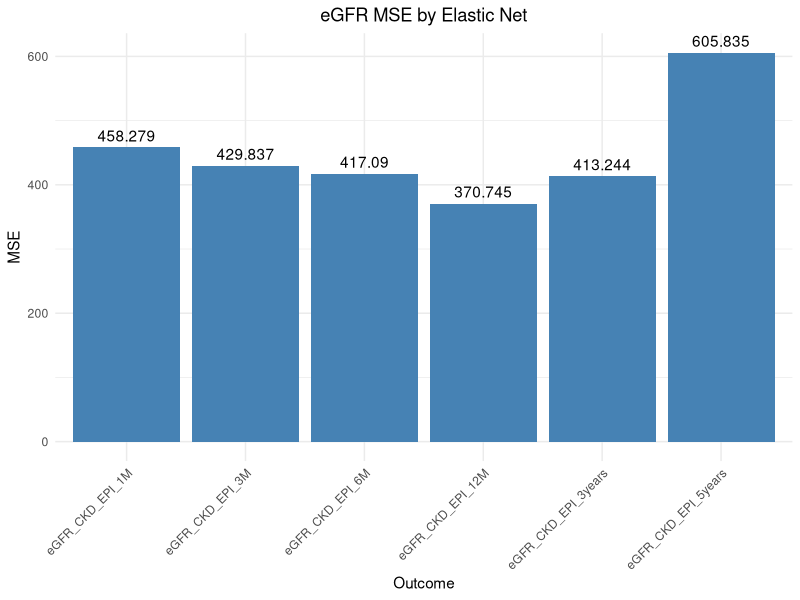
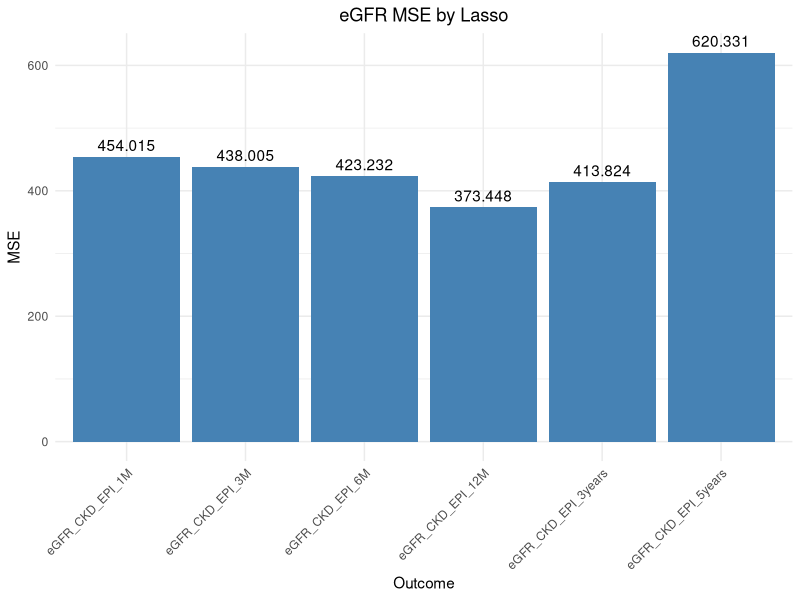
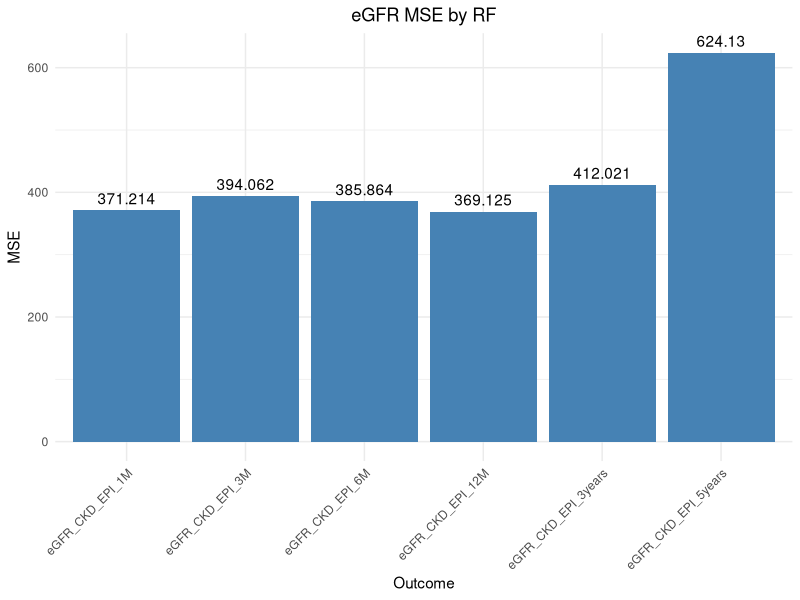
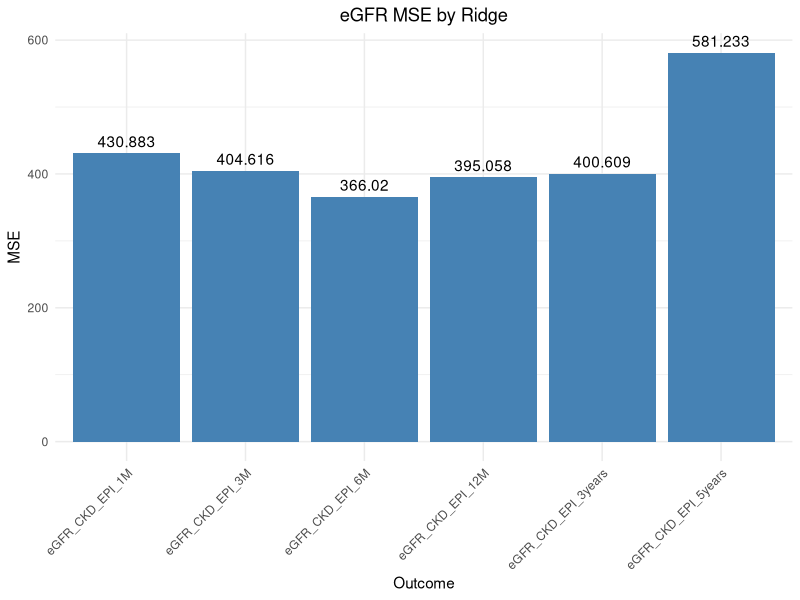
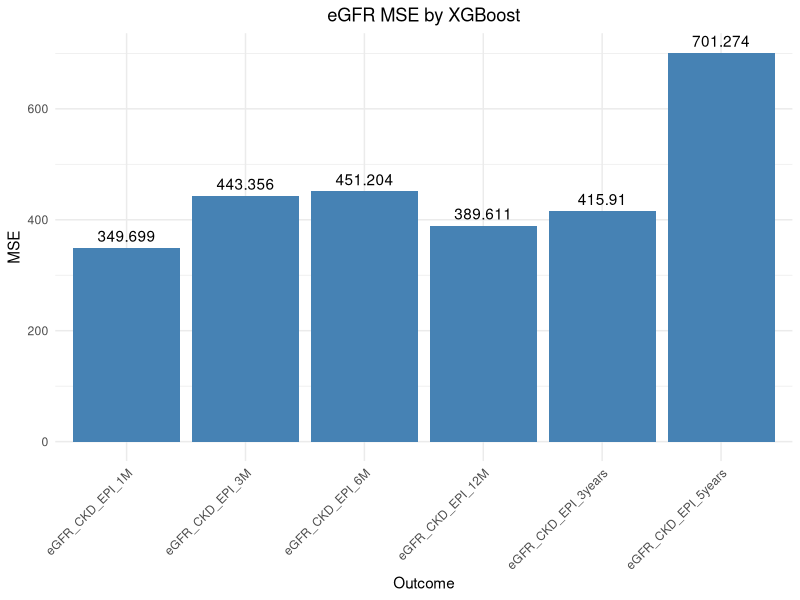
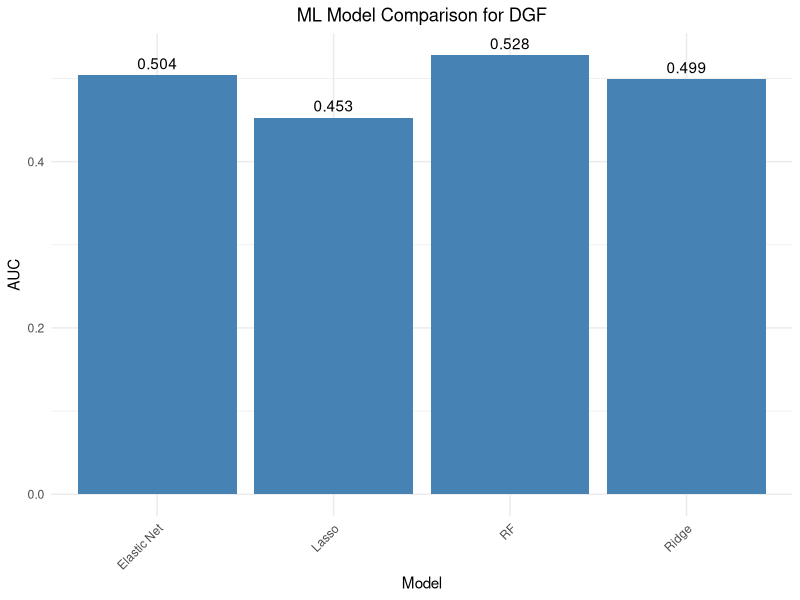

The R script that drew these images, in order:
library(readxl)
library(ggplot2)


plot_outcome_eGFR <- function(sheet_name) {
  df <- read_excel("ml_sensitivity.xlsx", sheet = sheet_name)
  month_order <- c(
    "eGFR_CKD_EPI_1M",
    "eGFR_CKD_EPI_3M",
    "eGFR_CKD_EPI_6M",
    "eGFR_CKD_EPI_12M",
    "eGFR_CKD_EPI_3years",
    "eGFR_CKD_EPI_5years"
  )
  df$Month <- factor(df$Month, levels = month_order)
  
ggplot(df, aes(x = Month, y = MSE)) +
  geom_col(fill = "steelblue") +
  geom_text(aes(label = MSE), vjust = -0.5) +
  labs(title = paste("eGFR MSE by", sheet_name), x = "Outcome", y = "MSE") +
  theme_minimal() +
  theme(
    axis.text.x = element_text(angle = 45, hjust = 1),
    plot.title = element_text(hjust = 0.5)  # 0 = left, 0.5 = center, 1 = right
  )
}

plot_outcome_eGFR("Elastic Net")
plot_outcome_eGFR("Lasso")
plot_outcome_eGFR("RF")
plot_outcome_eGFR("Ridge")
plot_outcome_eGFR("XGBoost")


#I think the dashboard already plots this, but I just did it to learn LOL
plot_outcome_DGF <- function(sheet_name) {
  df <- read_excel("ml_sensitivity.xlsx", sheet = sheet_name)
  model_order <- c(
    "Elastic Net",
    "Lasso",
    "RF",
    "Ridge"
  )
  df$Model <- factor(df$Model, levels = model_order)
  
  ggplot(df, aes(x = Model, y = AUC)) +
    geom_col(fill = "steelblue") +
    geom_text(aes(label = AUC), vjust = -0.5) +
    labs(title = paste("ML Model Comparison for", sheet_name), x = "Model", y = "AUC") +
    theme_minimal() +
    theme(
      axis.text.x = element_text(angle = 45, hjust = 1),
      plot.title = element_text(hjust = 0.5)  # 0 = left, 0.5 = center, 1 = right
    )
}


plot_outcome_DGF("DGF")
